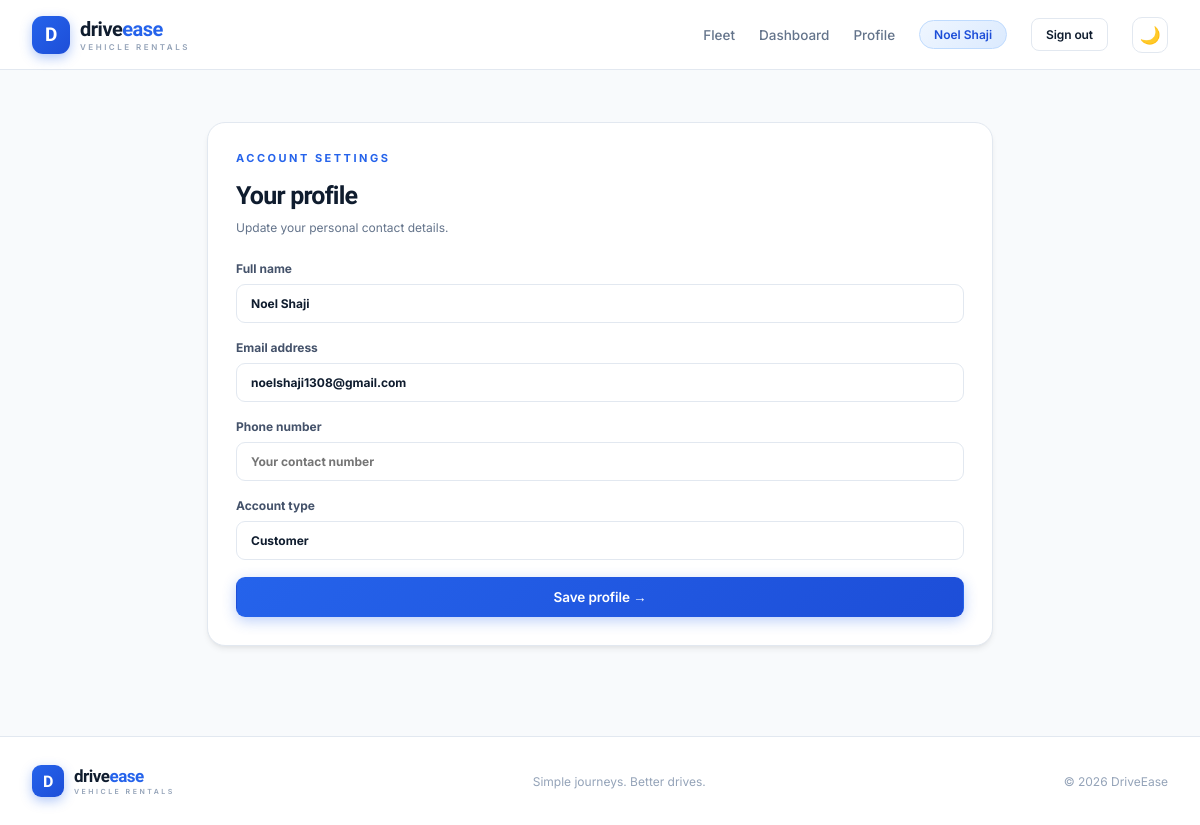
The page /profile (signed in) on the database its author committed.
### tables this page shows
CREATE TABLE users (
            user_id INTEGER PRIMARY KEY AUTOINCREMENT,
            full_name TEXT NOT NULL,
            email TEXT UNIQUE NOT NULL,
            password_hash TEXT NOT NULL,
            role TEXT NOT NULL CHECK(role IN ('admin','customer')),
            phone TEXT DEFAULT '',
            created_at TEXT DEFAULT CURRENT_TIMESTAMP
        );

### app.py (the view, shortened to what this page needs)
@app.route('/profile', methods=['GET','POST'])
@login_required()
def profile():
    with connect() as con: user = con.execute('SELECT * FROM users WHERE user_id=?',(session['user_id'],)).fetchone()
    return render_template('profile.html', user=user)

### app.py (called while the page is built)
def connect():
    con = sqlite3.connect(DB)
    con.row_factory = sqlite3.Row
    con.execute('PRAGMA foreign_keys = ON')
    return con

def login_required(role=None):
    def decorator(fn):
        @wraps(fn)
        def wrapped(*args, **kwargs):
            if not session.get('user_id'):
                return redirect(url_for('login'))
            if role and session.get('role') != role:
                flash('You do not have permission to access that page.', 'error')
                return redirect(url_for('dashboard'))
            return fn(*args, **kwargs)
        return wrapped
    return decorator

@app.context_processor
def inject_globals():
    return {'current_year': date.today().year, 'theme': session.get('theme', 'light')}

### templates/profile.html
{% extends 'base.html' %}{% block title %}My profile | DriveEase{% endblock %}{% block content %}<section class="page-wrap narrow-wrap"><div class="panel form-panel"><div class="form-heading"><div class="eyebrow">ACCOUNT SETTINGS</div><h1>Your profile</h1><p>Update your personal contact details.</p></div><form method="post" class="form-stack"><label>Full name<input name="full_name" value="{{ user.full_name }}" required></label><label>Email address<input value="{{ user.email }}" disabled></label><label>Phone number<input name="phone" value="{{ user.phone }}" placeholder="Your contact number"></label><label>Account type<input value="{{ user.role|capitalize }}" disabled></label><button class="btn btn-primary">Save profile →</button></form></div></section>{% endblock %}

### templates/base.html (shortened to what this page needs)
<!doctype html>
<html lang="en" data-theme="{{ theme }}">
<head>
  <link rel="stylesheet" href="{{ url_for('static', filename='style.css') }}">
  <link rel="stylesheet" href="{{ url_for('static', filename='extra.css') }}">
</head>
<body>
<nav class="navbar">
  <a class="brand" href="{{ url_for('home') }}">
    <span class="brand-mark">D</span>
    <span>drive<span class="brand-accent">ease</span><small>VEHICLE RENTALS</small></span>
  </a>
  <div class="nav-links">
    <a href="{{ url_for('vehicles') }}">Fleet</a>
    {% if session.get('user_id') %}
      <a href="{{ url_for('dashboard') }}">Dashboard</a>
      <a href="{{ url_for('profile') }}">Profile</a>
      <span class="user-chip">{{ session.get('name','User') }}</span>
      <a class="btn btn-outline btn-small" href="{{ url_for('logout') }}">Sign out</a>
    {% else %}
      <a href="{{ url_for('login') }}">Sign in</a>
      <a class="btn btn-primary btn-small" href="{{ url_for('register') }}">Get started</a>
    {% endif %}
    <a href="{{ url_for('toggle_theme') }}" class="theme-toggle" title="Toggle dark/light mode" aria-label="Toggle theme">
      {% if theme == 'dark' %}☀️{% else %}🌙{% endif %}
    </a>
  </div>
</nav>
<main>
  {% block content %}{% endblock %}
</main>
<footer>
  <div class="footer-inner">
    <a class="brand footer-brand" href="{{ url_for('home') }}">
      <span class="brand-mark">D</span>
      <span>drive<span class="brand-accent">ease</span><small>VEHICLE RENTALS</small></span>
    </a>
    <span>Simple journeys. Better drives.</span>
    <span>© {{ current_year }} DriveEase</span>
  </div>
</footer>
</body>
</html>

### static/style.css (style rules this page uses)
:root { --ink:#0f1c2e;--muted:#64748b;--line:#e2e8f0;--blue:#2563eb;--blue-dark:#1d4ed8;--pale:#f0f6ff;--green:#059669;--shadow:0 4px 6px -1px rgba(0,0,0,.07),0 2px 4px -2px rgba(0,0,0,.05);--shadow-lg:0 20px 40px rgba(15,28,46,.10);--bg:#f8fafc;--card-bg:#ffffff;--nav-bg:#ffffff;--input-bg:#ffffff;--table-head:#f8fafc;--footer-border:#e2e8f0;--radius:12px;--radius-lg:18px }
.theme-toggle { display:grid;place-items:center;width:36px;height:36px;border-radius:10px;background:var(--card-bg,#fff);border:1px solid var(--line);font-size:17px;cursor:pointer;transition:.2s;text-decoration:none }
* { box-sizing:border-box }
body { margin:0;background:var(--bg);color:var(--ink);font-family:'Inter',sans-serif;font-size:14px;transition:background .25s,color .25s;-webkit-font-smoothing:antialiased }
h1,h2,h3,b,strong,.brand { font-family:'Sora',sans-serif }
h1,h2,h3,p { margin-top:0 }
a { color:inherit;text-decoration:none }
button,input,select,textarea { font:inherit }
.navbar { height:70px;display:flex;align-items:center;justify-content:space-between;max-width:1280px;margin:auto;padding:0 32px;border-bottom:1px solid var(--line);background:var(--nav-bg);position:sticky;top:0;z-index:100;backdrop-filter:blur(12px);-webkit-backdrop-filter:blur(12px) }
.brand { display:flex;align-items:center;gap:10px;font-weight:800;font-size:20px;letter-spacing:-.5px }
.brand-mark { display:grid;place-items:center;width:38px;height:38px;background:linear-gradient(135deg,var(--blue),var(--blue-dark));color:white;border-radius:11px;font-size:19px;font-weight:800;box-shadow:0 4px 12px rgba(37,99,235,.35) }
.brand-accent { color:var(--blue) }
.brand small { display:block;font-family:'Inter';font-size:8px;letter-spacing:2.5px;color:#94a3b8;font-weight:600;margin-top:1px }
.nav-links { display:flex;align-items:center;gap:24px;color:#64748b;font-weight:500;font-size:13.5px }
.user-chip { background:linear-gradient(135deg,#eff6ff,#dbeafe);color:#1d4ed8;padding:6px 14px;border-radius:30px;font-size:12px;font-weight:600;border:1px solid #bfdbfe }
.btn { display:inline-flex;align-items:center;justify-content:center;gap:8px;padding:11px 20px;border-radius:9px;font-weight:600;font-size:13.5px;border:1px solid transparent;cursor:pointer;transition:all .18s;white-space:nowrap;letter-spacing:-.1px }
.btn-primary { background:linear-gradient(135deg,var(--blue),var(--blue-dark));color:white;box-shadow:0 4px 14px rgba(37,99,235,.3) }
.btn-outline { background:var(--card-bg);border-color:var(--line);color:var(--ink) }
.btn-small { padding:8px 14px;font-size:12px;border-radius:8px }
.eyebrow { font-size:11px;letter-spacing:2.5px;font-weight:700;color:var(--blue);margin-bottom:16px;font-family:'Inter' }
.page-wrap { max-width:1280px;margin:auto;padding:52px 32px 90px;min-height:65vh }
.panel { border:1px solid var(--line);border-radius:var(--radius-lg);background:var(--card-bg);overflow:hidden;box-shadow:var(--shadow) }
.narrow-wrap { max-width:850px }
.form-panel { padding:28px }
.form-heading h1,.form-heading h2 { font-size:25px;letter-spacing:-.8px;margin-bottom:8px }
.form-heading p { color:var(--muted);font-size:12px;line-height:1.6;margin-bottom:24px }
.form-grid label,.form-stack label { display:flex;flex-direction:column;gap:8px;font-size:12px;font-weight:700;color:#44526a }
.form-grid input,.form-grid select,.form-grid textarea,.form-stack input,.form-stack select,.status-form select,.maintenance-update input,.maintenance-update select { width:100%;border:1px solid var(--line);border-radius:9px;padding:11px 14px;background:var(--input-bg);color:var(--ink);outline:none;min-width:0;transition:.18s }
.form-stack { display:flex;flex-direction:column;gap:17px }
.form-stack label { gap:8px }
footer { border-top:1px solid var(--footer-border);padding:28px 32px;background:var(--nav-bg) }
.footer-inner { max-width:1220px;margin:auto;display:flex;align-items:center;justify-content:space-between;color:#94a3b8;font-size:12px }
.footer-brand { color:var(--ink);font-size:17px }
.footer-brand .brand-mark { width:32px;height:32px;font-size:16px;border-radius:9px }
.footer-brand small { font-size:7px }

### rows shown on the page
users: get "Noel Shaji", full_name "Noel Shaji", email "noelshaji1308@gmail.com", role "Customer"
